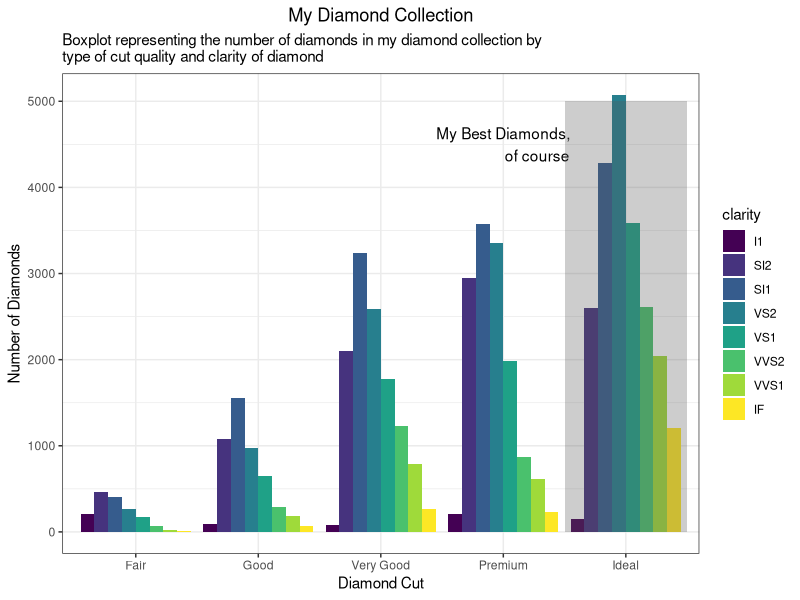
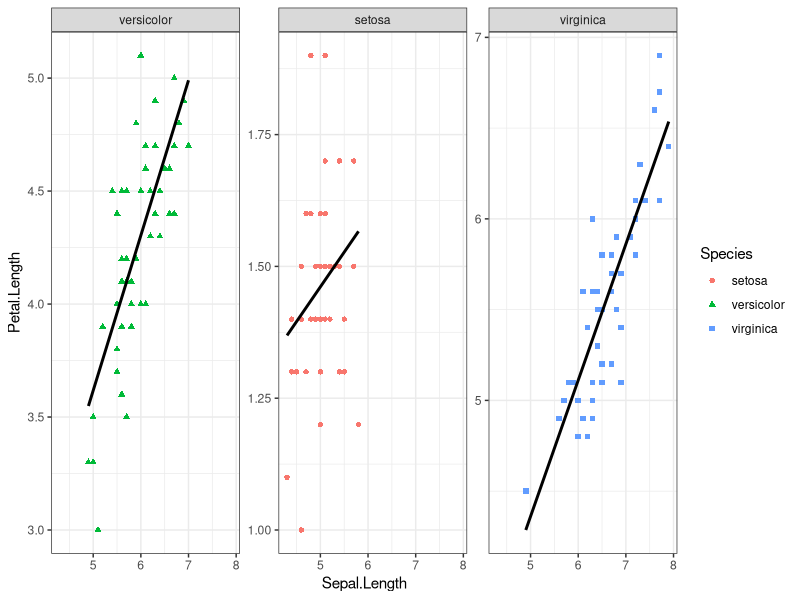
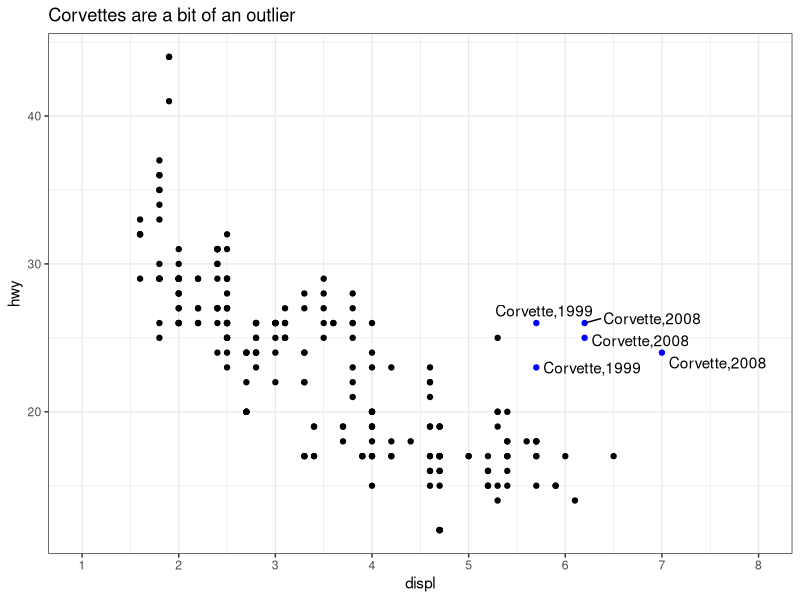
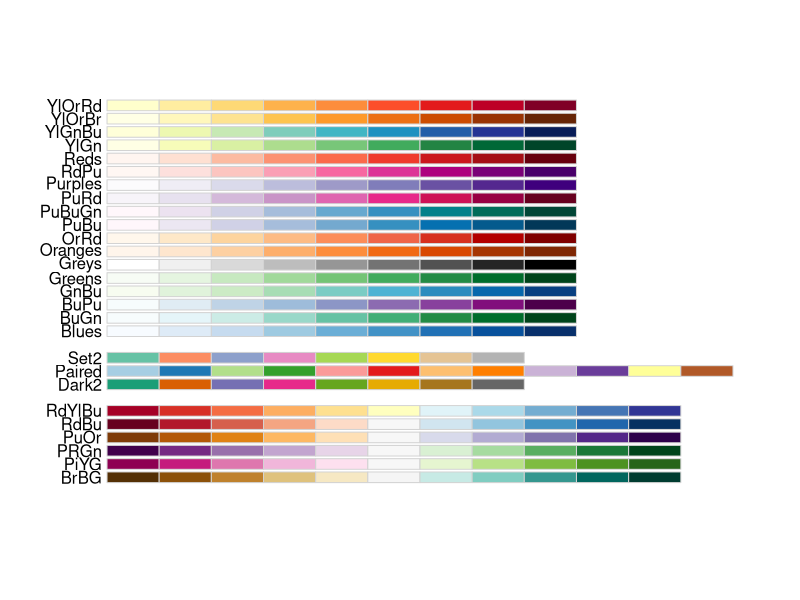
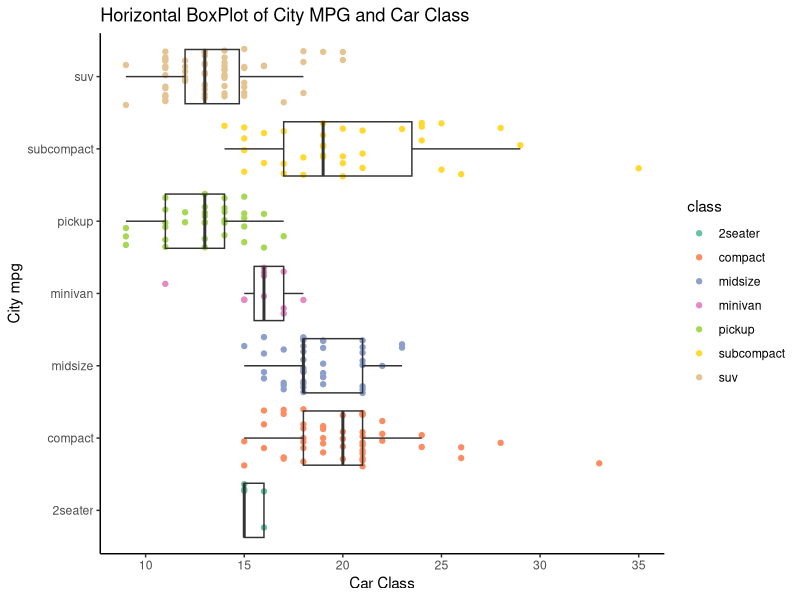

Recreate these plots in R, in order.
## ---- chunk 1
knitr::opts_chunk$set(echo = TRUE)
## ---- chunk 2
library("ggplot2")
library("magrittr") #so I can do some piping
data("diamonds")
data("mpg")
data("iris")
theme_set(theme_bw()) #I'll give you this one, you can set the theme individually for graphs
#or you can set the theme for all the graphs using theme_set()
#theme_bw() is best theme (IMO)

#for graph 3:
library("ggrepel")


## ---- chunk 3
data("diamonds")
#hint think about the *position* the bars are in...
## ---- chunk 4
ggplot(data = diamonds) + 
  geom_bar(mapping = aes(x = cut, fill = clarity), position = "dodge") + 
  labs(x = "Diamond Cut", 
       y = "Number of Diamonds", 
       title = "My Diamond Collection" , 
      subtitle = "Boxplot representing the number of diamonds in my diamond collection by \ntype of cut quality and clarity of diamond") + 
  annotate(geom = "text", label = "My Best Diamonds,\n \t\t of course", x = 4, y = 4500) + 
  annotate(geom = "rect", xmin = 4.5, xmax = 5.5, ymin = 0, ymax = 5000, alpha = 0.3) +
  theme(plot.title = element_text(hjust = 0.5))

## ---- chunk 5
data("iris")
## ---- chunk 6
ggplot(data = iris, mapping = aes(x = Sepal.Length, y = Petal.Length)) + 
  geom_point(aes(color = Species, shape = Species)) +
  facet_wrap(facets = ~factor(Species, levels = c("versicolor", "setosa", "virginica")), scales = "free_y") + 
  geom_smooth(method = "lm", se = FALSE, color = "black") 
  
## ---- chunk 7
data("mpg")
corvette <- mpg[mpg$model == "corvette",]
#install
require("ggrepel") #useful for making text annotations better, hint hint
set.seed(42)
## ---- chunk 8
mpg %>% 
ggplot(mapping = aes(x = displ, y = hwy)) + 
  geom_point(aes(color = class == "2seater")) + 
  scale_color_manual(values = c("black", "blue")) + 
  geom_text_repel(data = corvette, mapping = aes(label = paste("Corvette,", year, sep = "")), nudge_x = 0.3) +
  theme(legend.position = "none") + 
  labs(title = "Corvettes are a bit of an outlier") + 
  scale_x_continuous(limits = c(1,8), breaks = 1:8)
  
## ---- chunk 9
data(mpg)

#hint for the coloring, colorbrewer and you can set palette colors and make your graphs colorblind friendly
library(RColorBrewer)
display.brewer.all(colorblindFriendly = T) #take a look at the colorblindfriendly options
## ---- chunk 10
ggplot(data = mpg, mapping = aes(x = class, y = cty)) + 
  geom_jitter(aes(color = class), height = 0) + 
  geom_boxplot(fill = NA, outlier.shape = NA) + 
  theme() + 
  coord_flip() + 
  theme_classic() + 
  scale_color_brewer(palette = "Set2") + 
  labs(x = "City mpg", 
       y = "Car Class",
       title = "Horizontal BoxPlot of City MPG and Car Class")
